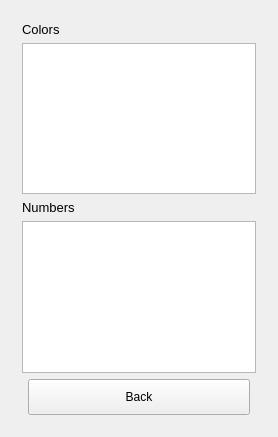
<?xml version="1.0" encoding="UTF-8"?>
<ui version="4.0">
 <class>MainWindow</class>
 <widget class="QMainWindow" name="MainWindow">
  <property name="geometry">
   <rect>
    <x>0</x>
    <y>0</y>
    <width>278</width>
    <height>437</height>
   </rect>
  </property>
  <property name="windowTitle">
   <string>MainWindow</string>
  </property>
  <widget class="QWidget" name="centralWidget">
   <layout class="QGridLayout" name="gridLayout_9">
    <item row="0" column="0">
     <widget class="QStackedWidget" name="stack">
      <property name="currentIndex">
       <number>2</number>
      </property>
      <widget class="QWidget" name="pageFront">
       <layout class="QGridLayout" name="gridLayout_2" rowstretch="1,0,0,0,1" columnstretch="1,0,0,0">
        <item row="1" column="0" colspan="4">
         <widget class="QLabel" name="label">
          <property name="font">
           <font>
            <family>LMTypewriter9</family>
            <pointsize>20</pointsize>
           </font>
          </property>
          <property name="text">
           <string>Bloxated</string>
          </property>
          <property name="alignment">
           <set>Qt::AlignCenter</set>
          </property>
         </widget>
        </item>
        <item row="2" column="2">
         <widget class="QLabel" name="label_2">
          <property name="text">
           <string>v. 1.0.0</string>
          </property>
          <property name="alignment">
           <set>Qt::AlignCenter</set>
          </property>
         </widget>
        </item>
        <item row="2" column="0">
         <spacer name="horizontalSpacer">
          <property name="orientation">
           <enum>Qt::Horizontal</enum>
          </property>
          <property name="sizeHint" stdset="0">
           <size>
            <width>89</width>
            <height>20</height>
           </size>
          </property>
         </spacer>
        </item>
        <item row="4" column="0">
         <spacer name="verticalSpacer">
          <property name="orientation">
           <enum>Qt::Vertical</enum>
          </property>
          <property name="sizeHint" stdset="0">
           <size>
            <width>20</width>
            <height>40</height>
           </size>
          </property>
         </spacer>
        </item>
        <item row="2" column="3">
         <spacer name="horizontalSpacer_2">
          <property name="orientation">
           <enum>Qt::Horizontal</enum>
          </property>
          <property name="sizeType">
           <enum>QSizePolicy::Expanding</enum>
          </property>
          <property name="sizeHint" stdset="0">
           <size>
            <width>89</width>
            <height>20</height>
           </size>
          </property>
         </spacer>
        </item>
        <item row="0" column="2">
         <spacer name="verticalSpacer_2">
          <property name="orientation">
           <enum>Qt::Vertical</enum>
          </property>
          <property name="sizeHint" stdset="0">
           <size>
            <width>20</width>
            <height>40</height>
           </size>
          </property>
         </spacer>
        </item>
        <item row="3" column="0" colspan="4">
         <widget class="QFrame" name="frame">
          <property name="frameShape">
           <enum>QFrame::NoFrame</enum>
          </property>
          <property name="frameShadow">
           <enum>QFrame::Raised</enum>
          </property>
          <layout class="QGridLayout" name="gridLayout" columnstretch="1,1,1">
           <item row="0" column="1">
            <widget class="QLabel" name="lblImage">
             <property name="sizePolicy">
              <sizepolicy hsizetype="Fixed" vsizetype="Fixed">
               <horstretch>0</horstretch>
               <verstretch>0</verstretch>
              </sizepolicy>
             </property>
             <property name="minimumSize">
              <size>
               <width>100</width>
               <height>100</height>
              </size>
             </property>
             <property name="text">
              <string>Image</string>
             </property>
             <property name="alignment">
              <set>Qt::AlignCenter</set>
             </property>
            </widget>
           </item>
           <item row="0" column="0">
            <spacer name="horizontalSpacer_7">
             <property name="orientation">
              <enum>Qt::Horizontal</enum>
             </property>
             <property name="sizeHint" stdset="0">
              <size>
               <width>40</width>
               <height>20</height>
              </size>
             </property>
            </spacer>
           </item>
           <item row="0" column="2">
            <spacer name="horizontalSpacer_8">
             <property name="orientation">
              <enum>Qt::Horizontal</enum>
             </property>
             <property name="sizeHint" stdset="0">
              <size>
               <width>40</width>
               <height>20</height>
              </size>
             </property>
            </spacer>
           </item>
          </layout>
         </widget>
        </item>
       </layout>
       <zorder>label</zorder>
       <zorder>label_2</zorder>
       <zorder>horizontalSpacer</zorder>
       <zorder>verticalSpacer</zorder>
       <zorder>horizontalSpacer_2</zorder>
       <zorder>verticalSpacer_2</zorder>
       <zorder>frame</zorder>
      </widget>
      <widget class="QWidget" name="pageGame">
       <layout class="QGridLayout" name="gridLayout_4">
        <item row="0" column="0" colspan="2">
         <widget class="QFrame" name="frameGameArea">
          <property name="minimumSize">
           <size>
            <width>0</width>
            <height>200</height>
           </size>
          </property>
          <property name="frameShape">
           <enum>QFrame::StyledPanel</enum>
          </property>
          <property name="frameShadow">
           <enum>QFrame::Raised</enum>
          </property>
         </widget>
        </item>
        <item row="1" column="0">
         <widget class="QPushButton" name="btnNewGame">
          <property name="font">
           <font>
            <pointsize>9</pointsize>
           </font>
          </property>
          <property name="focusPolicy">
           <enum>Qt::NoFocus</enum>
          </property>
          <property name="styleSheet">
           <string notr="true">padding:10px</string>
          </property>
          <property name="text">
           <string>New Game</string>
          </property>
         </widget>
        </item>
        <item row="1" column="1" rowspan="3">
         <widget class="QFrame" name="frame_2">
          <property name="frameShape">
           <enum>QFrame::StyledPanel</enum>
          </property>
          <property name="frameShadow">
           <enum>QFrame::Raised</enum>
          </property>
          <layout class="QGridLayout" name="gridLayout_3">
           <property name="leftMargin">
            <number>2</number>
           </property>
           <property name="rightMargin">
            <number>2</number>
           </property>
           <item row="0" column="0">
            <widget class="QLabel" name="label_5">
             <property name="font">
              <font>
               <pointsize>9</pointsize>
              </font>
             </property>
             <property name="text">
              <string>  Mode</string>
             </property>
            </widget>
           </item>
           <item row="1" column="0">
            <widget class="QRadioButton" name="rdoColors">
             <property name="font">
              <font>
               <pointsize>9</pointsize>
              </font>
             </property>
             <property name="focusPolicy">
              <enum>Qt::NoFocus</enum>
             </property>
             <property name="styleSheet">
              <string notr="true">padding:10px
</string>
             </property>
             <property name="text">
              <string>Colors</string>
             </property>
             <property name="checked">
              <bool>true</bool>
             </property>
            </widget>
           </item>
           <item row="2" column="0">
            <widget class="QRadioButton" name="rdoNumbers">
             <property name="font">
              <font>
               <pointsize>9</pointsize>
              </font>
             </property>
             <property name="focusPolicy">
              <enum>Qt::NoFocus</enum>
             </property>
             <property name="styleSheet">
              <string notr="true">padding:10px
</string>
             </property>
             <property name="text">
              <string>Numbers</string>
             </property>
            </widget>
           </item>
          </layout>
         </widget>
        </item>
        <item row="2" column="0">
         <widget class="QPushButton" name="btnScores">
          <property name="font">
           <font>
            <pointsize>9</pointsize>
           </font>
          </property>
          <property name="focusPolicy">
           <enum>Qt::NoFocus</enum>
          </property>
          <property name="styleSheet">
           <string notr="true">padding:10px</string>
          </property>
          <property name="text">
           <string>Scores</string>
          </property>
         </widget>
        </item>
        <item row="3" column="0">
         <widget class="QPushButton" name="btnHelp">
          <property name="font">
           <font>
            <pointsize>9</pointsize>
           </font>
          </property>
          <property name="focusPolicy">
           <enum>Qt::NoFocus</enum>
          </property>
          <property name="styleSheet">
           <string notr="true">padding:10px</string>
          </property>
          <property name="text">
           <string>Help</string>
          </property>
         </widget>
        </item>
        <item row="4" column="0">
         <widget class="QPushButton" name="btnExit">
          <property name="font">
           <font>
            <pointsize>9</pointsize>
           </font>
          </property>
          <property name="focusPolicy">
           <enum>Qt::NoFocus</enum>
          </property>
          <property name="styleSheet">
           <string notr="true">padding:10px</string>
          </property>
          <property name="text">
           <string>Exit</string>
          </property>
         </widget>
        </item>
        <item row="4" column="1" rowspan="2">
         <spacer name="verticalSpacer_4">
          <property name="orientation">
           <enum>Qt::Vertical</enum>
          </property>
          <property name="sizeHint" stdset="0">
           <size>
            <width>20</width>
            <height>66</height>
           </size>
          </property>
         </spacer>
        </item>
        <item row="5" column="0">
         <spacer name="verticalSpacer_3">
          <property name="orientation">
           <enum>Qt::Vertical</enum>
          </property>
          <property name="sizeHint" stdset="0">
           <size>
            <width>20</width>
            <height>126</height>
           </size>
          </property>
         </spacer>
        </item>
       </layout>
      </widget>
      <widget class="QWidget" name="pageScores">
       <layout class="QGridLayout" name="gridLayout_6">
        <item row="0" column="0" colspan="3">
         <widget class="QLabel" name="label_6">
          <property name="font">
           <font>
            <pointsize>10</pointsize>
           </font>
          </property>
          <property name="text">
           <string>Colors</string>
          </property>
         </widget>
        </item>
        <item row="1" column="0" colspan="3">
         <widget class="QTextEdit" name="edtScoreColors">
          <property name="focusPolicy">
           <enum>Qt::NoFocus</enum>
          </property>
          <property name="readOnly">
           <bool>true</bool>
          </property>
          <property name="textInteractionFlags">
           <set>Qt::NoTextInteraction</set>
          </property>
         </widget>
        </item>
        <item row="2" column="0" colspan="3">
         <widget class="QLabel" name="label_7">
          <property name="font">
           <font>
            <pointsize>10</pointsize>
           </font>
          </property>
          <property name="text">
           <string>Numbers</string>
          </property>
         </widget>
        </item>
        <item row="3" column="0" colspan="3">
         <widget class="QTextEdit" name="edtScoreNumbers">
          <property name="focusPolicy">
           <enum>Qt::NoFocus</enum>
          </property>
          <property name="readOnly">
           <bool>true</bool>
          </property>
          <property name="textInteractionFlags">
           <set>Qt::NoTextInteraction</set>
          </property>
         </widget>
        </item>
        <item row="4" column="1">
         <widget class="QPushButton" name="btnBackScores">
          <property name="sizePolicy">
           <sizepolicy hsizetype="MinimumExpanding" vsizetype="Fixed">
            <horstretch>0</horstretch>
            <verstretch>0</verstretch>
           </sizepolicy>
          </property>
          <property name="minimumSize">
           <size>
            <width>150</width>
            <height>0</height>
           </size>
          </property>
          <property name="font">
           <font>
            <pointsize>9</pointsize>
           </font>
          </property>
          <property name="focusPolicy">
           <enum>Qt::NoFocus</enum>
          </property>
          <property name="styleSheet">
           <string notr="true">padding:10px</string>
          </property>
          <property name="text">
           <string>Back</string>
          </property>
         </widget>
        </item>
       </layout>
      </widget>
      <widget class="QWidget" name="pageHelp">
       <layout class="QGridLayout" name="gridLayout_5">
        <item row="0" column="0" colspan="2">
         <widget class="QLabel" name="label_3">
          <property name="font">
           <font>
            <pointsize>11</pointsize>
            <weight>75</weight>
            <bold>true</bold>
           </font>
          </property>
          <property name="text">
           <string>Bloxated v.1.0.0</string>
          </property>
         </widget>
        </item>
        <item row="1" column="0" colspan="2">
         <widget class="QLabel" name="label_4">
          <property name="text">
           <string>(c) T.Makalainen, 2011</string>
          </property>
         </widget>
        </item>
        <item row="2" column="0" colspan="3">
         <widget class="QPlainTextEdit" name="plainTextEdit">
          <property name="font">
           <font>
            <pointsize>9</pointsize>
           </font>
          </property>
          <property name="focusPolicy">
           <enum>Qt::NoFocus</enum>
          </property>
          <property name="readOnly">
           <bool>true</bool>
          </property>
          <property name="plainText">
           <string>Goal of the game is to rotate blox and get them into correct positions depending on the mode.

Game Modes
- Color mode: Try to rotate blox so that each blox has the same color as the square in the background 
- Number mode: Try to rotate blox in numerical order i.e. numbers 1,2,3 and 4 to the first row, 5,6,7 and 8 to the second row and so on.</string>
          </property>
          <property name="textInteractionFlags">
           <set>Qt::NoTextInteraction</set>
          </property>
         </widget>
        </item>
        <item row="3" column="1">
         <widget class="QPushButton" name="btnBackHelp">
          <property name="sizePolicy">
           <sizepolicy hsizetype="MinimumExpanding" vsizetype="Fixed">
            <horstretch>0</horstretch>
            <verstretch>0</verstretch>
           </sizepolicy>
          </property>
          <property name="minimumSize">
           <size>
            <width>150</width>
            <height>0</height>
           </size>
          </property>
          <property name="font">
           <font>
            <pointsize>9</pointsize>
           </font>
          </property>
          <property name="focusPolicy">
           <enum>Qt::NoFocus</enum>
          </property>
          <property name="styleSheet">
           <string notr="true">padding:10px</string>
          </property>
          <property name="text">
           <string>Back</string>
          </property>
         </widget>
        </item>
       </layout>
      </widget>
     </widget>
    </item>
   </layout>
  </widget>
 </widget>
 <layoutdefault spacing="6" margin="11"/>
 <resources/>
 <connections/>
</ui>
